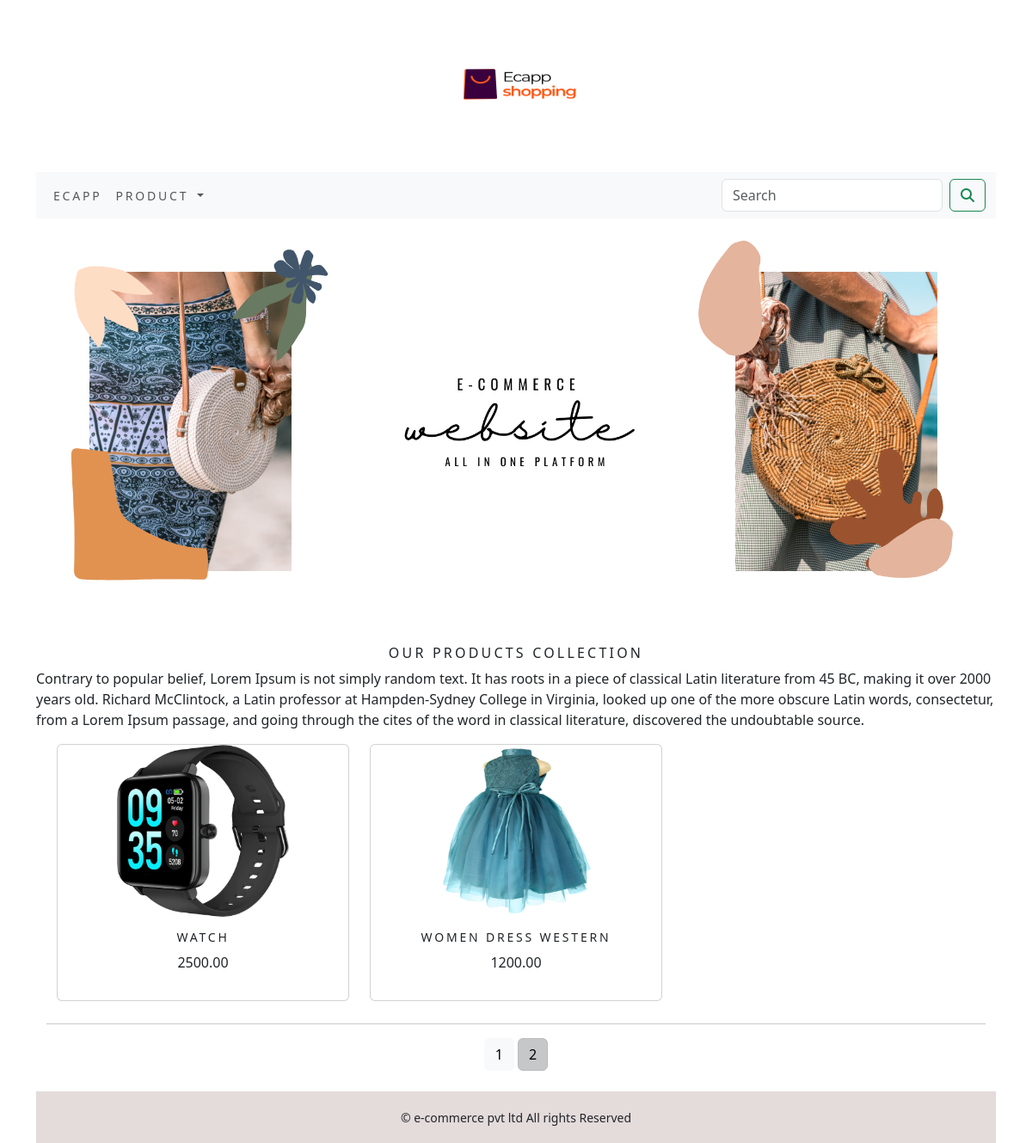
/ecapp/?page=2, run on the app's committed database.
### ecapp/models.py (models this page shows, shortened)
class Product(models.Model):
    name=models.CharField(max_length=250,unique=True)
    slug=models.SlugField(max_length=250,unique=True)
    description=models.TextField(blank=True)
    price=models.DecimalField(max_digits=10,decimal_places=2)
    category=models.ForeignKey(Category, on_delete=models.CASCADE)
    image = models.ImageField(upload_to='product', blank=True)
    stock=models.IntegerField()
    available=models.BooleanField(default=True)
    created=models.DateTimeField(auto_now_add=True)
    updated=models.DateTimeField(auto_now=True)
    def get_url(self):
        return reverse('ecapp:prodCatdetail', args=[self.category.slug,self.slug])
    class Meta:
        ordering=('name',)
        verbose_name='product'
        verbose_name_plural='products'

### ecapp/views.py (the view)
# urls.py: path('', views.allProdCat, name='allProdCat'),
def allProdCat (request,c_slug=None):
    c_page=None
    products_list=None
    if c_slug!=None:
        c_page=get_object_or_404(Category,slug=c_slug)
        products_list=Product.objects.all().filter(category=c_page, available=True)
    else:
        products_list=Product.objects.all().filter(available=True)
        paginator=Paginator(products_list,6)
    try:
        page=int(request.GET.get('page','1'))
    except:
        page=1
    try:
        products=paginator.page(page)
    except(EmptyPage,InvalidPage):
        products =paginator.page(paginator.num_pages)
    return render(request,"category.html",{'category':c_page, 'products':products})

### cart/context_processors.py (called while the page is built)
def counter(request):
    item_count=0
    if 'admin' in request.path:
        return {}
    else:
        try:
            cart=Cart.objects.filter(cart_id=_cart_id(request))
            cart_items=CartItem.objects.all().filter(cart=cart[:1])
            for cart_item in cart_items:
                item_count += cart_item.quantity
        except Cart.DoesNotExist:
            item_count=0
    return dict(item_count=item_count)

### cart/views.py (called while the page is built)
def _cart_id(request):
    cart=request.session.session_key
    if not cart:
        cart=request.session.create()
    return cart

### ecapp/context_processors.py (called while the page is built)
def menu_links(request):
    links = Product.objects.all()
    return dict(links=links)

### templates/category.html (shortened to what this page needs)
{% extends 'base.html' %}
{% load static %}
{% block content %}
<div class="mx-auto">
    {% if category %}
        <img class="my_image" src="{{category.image.url}}" alt="{{category.name}}" width="200px" height="200px">
</div>
        <br>
<div>
        <h1 class="text-center my_title">{{category.name}}</h1>
        <p class="text-justify">{{category.description}}</p>
</div>
    {% else %}
<div>
    <img class="my_image my_image_padding " src="{% static 'img/banner.png' %}" alt="All Products" width="1380px">
</div>
<br>
<div>
    <h1 class="text-center my_title">
        Our products collection
    </h1>
    <p class="text-justify">Contrary to popular belief, Lorem Ipsum is not simply random text. It has roots in a piece of classical Latin literature from 45 BC, making it over 2000 years old. Richard McClintock, a Latin professor at Hampden-Sydney College in Virginia, looked up one of the more obscure Latin words, consectetur, from a Lorem Ipsum passage, and going through the cites of the word in classical literature, discovered the undoubtable source.</p>
</div>
    {% endif %}
<div class="container">
    <div class="row mx-auto">
        {% for product in products.object_list %}
        <div class="my_bottom_margin col-9 col-sm-12 col-md-4  col-lg-4" >
            <div class="card text-center" style="min-width:18em;">
                <a href="{{product.get_url}}"><img src="{{product.image.url}}" alt="{{product.name}}"  width="200px" height="200px"> </a>
                <div class="card-body">
                    <h4>{{product.name}}</h4>
                    <p>{{product.price}}</p>
                </div>
            </div>
        </div>
        {% endfor %}
    </div>
    <div class="mx-auto">
        {% if products.paginator.num_pages > 1 %}
       <hr>
        <div class="text-center">
            {% for pg in products.paginator.page_range %}
            <a href="?page={{pg}}" class="btn btn-light btm-sm {% if products.number == pg %} active {% endif %}">{{pg}}</a>
            {% endfor %}
        </div>
         {% endif %}
    </div>
    <br>
</div>
{% endblock %}

### static/css/custom.css (style rules this page uses)
body { font-family: 'Roboto', sans-serif; }
.my_image { width:100%; height:auto; }
.my_title { font-size: 16px; text-transform: uppercase; letter-spacing: .2em; }
.my_image_padding { padding:5px; }
.my_bottom_margin { margin-bottom:10px; }
.card-body h4 { font-size:14px; text-transform: uppercase; letter-spacing: .2em; }

### data on the page
Product: image (picture), name "WATCH", price "2500.00"
Product: image (picture), name "WOMEN DRESS WESTERN", price "1200.00"

### other printed values
{{ pg }} "1" "2"
